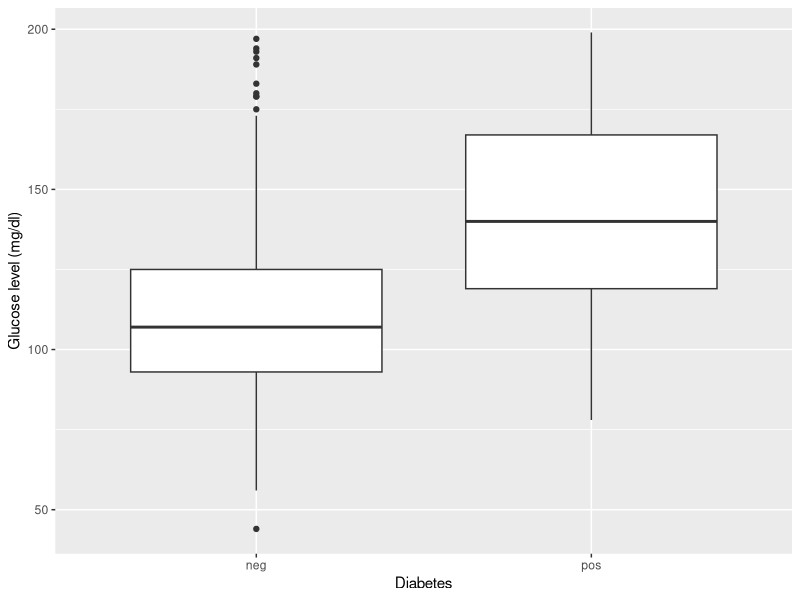
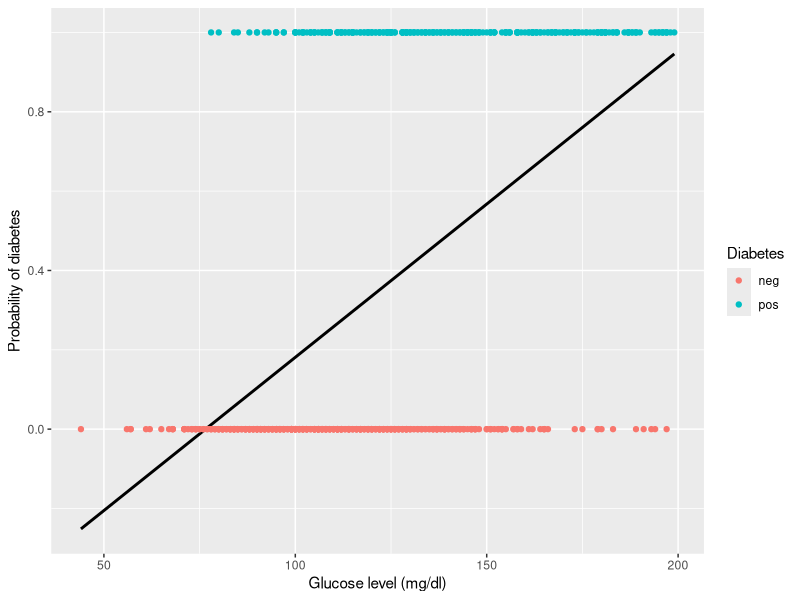
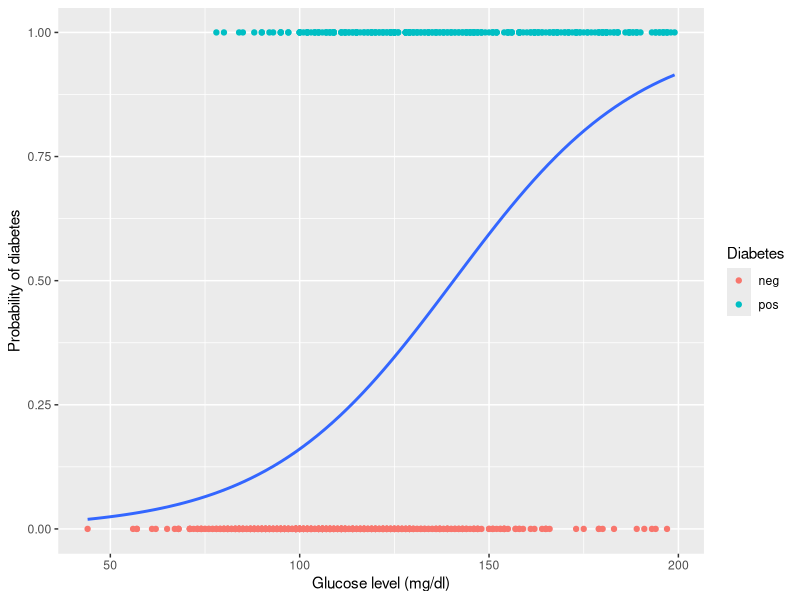
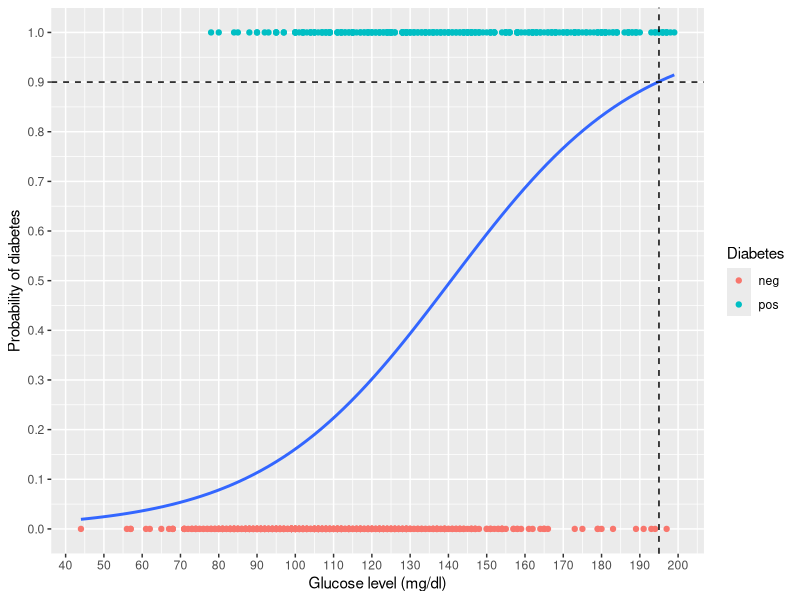

The R source for these figures, in order:
## ---- chunk 1
#| warning: false
library(tidyverse)
#install.packages("mlbench") # Install to get PimaIndiansDiabetes2 dataset
library(mlbench)
data("PimaIndiansDiabetes2") # Using 2 because it is a corrected version.
glimpse(PimaIndiansDiabetes2)
## ---- chunk 2
#| warning: false
PimaIndiansDiabetes2 |>
  ggplot(aes(x = diabetes, y = glucose)) +
  geom_boxplot() +
  labs(
    x = "Diabetes",
    y = "Glucose level (mg/dl)")
## ---- chunk 3
#| warning: false
#| error: true
PimaIndiansDiabetes2_numeric <- PimaIndiansDiabetes2 |>
  mutate(diabetes_num = ifelse(diabetes == "pos", 1, 0))
PimaIndiansDiabetes2_numeric |>
  lm(formula = diabetes_num ~ glucose) |>
  summary()
## ---- chunk 4
PimaIndiansDiabetes2_numeric |>
  ggplot(aes(x = glucose, y = diabetes_num)) +
  geom_smooth(method = "lm", se = F, col = "black") +
  geom_point(aes(col = diabetes)) +
  labs(
   x = "Glucose level (mg/dl)",
   y = "Probability of diabetes",
   col = "Diabetes")
## ---- chunk 5
#| warning: false
PimaIndiansDiabetes2 |>
  # Mutate diabetes to 0, 1 instead of pos, neg (necessary for geom_smooth)
  mutate(diabetes_num = ifelse(diabetes == "pos", 1, 0)) |>
  ggplot(aes(x = glucose, y = diabetes_num)) +
  geom_smooth(
      method = "glm",
      method.args = list(family = "binomial"),
      se = FALSE
  ) +
  geom_point(aes(col = diabetes)) +
  labs(
   x = "Glucose level (mg/dl)",
   y = "Probability of diabetes",
   col = "Diabetes")
## ---- chunk 6
model <- glm(
    diabetes ~ glucose,
    data = PimaIndiansDiabetes2,
    family = "binomial"
)
summary(model)
## ---- chunk 7
predict(model, data.frame(glucose = 150), type = "response")
## ---- chunk 8
#| warning: false
#| code-fold: true
#| code-comment: "Code"
PimaIndiansDiabetes2 |>
  mutate(diabetes_num = ifelse(diabetes == "pos", 1, 0)) |>
  ggplot(aes(x = glucose, y = diabetes_num)) +
  geom_smooth(
      method = "glm",
      method.args = list(family = "binomial"),
      se = FALSE
  ) +
  geom_point(aes(col = diabetes)) +
  geom_hline(
    yintercept = 0.9,
    col = "black",
    linetype = 2) +
  geom_vline(
    xintercept = 195,
    col = "black",
    linetype = 2) +
  labs(
   x = "Glucose level (mg/dl)",
   y = "Probability of diabetes",
   col = "Diabetes") +
  scale_x_continuous(breaks = seq(40, 200, by = 10)) +
  scale_y_continuous(breaks = seq(0, 1, by = 0.1))
